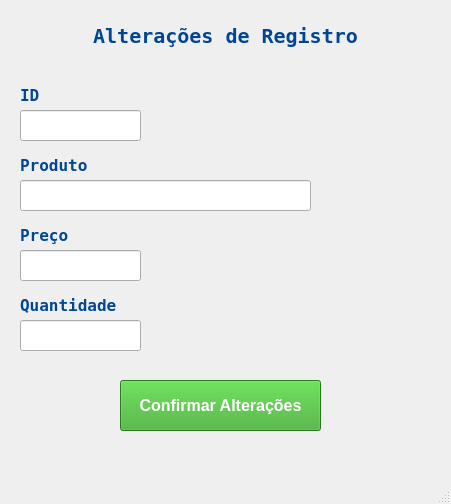
<?xml version="1.0" encoding="UTF-8"?>
<ui version="4.0">
 <class>telaAlteracaoCadastral</class>
 <widget class="QMainWindow" name="telaAlteracaoCadastral">
  <property name="geometry">
   <rect>
    <x>0</x>
    <y>0</y>
    <width>451</width>
    <height>504</height>
   </rect>
  </property>
  <property name="windowTitle">
   <string>MainWindow</string>
  </property>
  <widget class="QWidget" name="centralwidget">
   <widget class="QLabel" name="label_7">
    <property name="geometry">
     <rect>
      <x>70</x>
      <y>10</y>
      <width>311</width>
      <height>51</height>
     </rect>
    </property>
    <property name="font">
     <font>
      <family>DejaVu Sans Mono</family>
      <pointsize>15</pointsize>
      <weight>75</weight>
      <bold>true</bold>
     </font>
    </property>
    <property name="styleSheet">
     <string notr="true">color:rgb(0, 70, 150)</string>
    </property>
    <property name="text">
     <string>Alterações de Registro</string>
    </property>
    <property name="alignment">
     <set>Qt::AlignCenter</set>
    </property>
   </widget>
   <widget class="QLineEdit" name="txtAlteracaoCadastralProduto">
    <property name="geometry">
     <rect>
      <x>20</x>
      <y>180</y>
      <width>291</width>
      <height>31</height>
     </rect>
    </property>
    <property name="font">
     <font>
      <family>Ubuntu</family>
      <pointsize>10</pointsize>
     </font>
    </property>
    <property name="styleSheet">
     <string notr="true">color:rgb(30, 24, 208)</string>
    </property>
   </widget>
   <widget class="QLabel" name="label_4">
    <property name="geometry">
     <rect>
      <x>20</x>
      <y>220</y>
      <width>71</width>
      <height>31</height>
     </rect>
    </property>
    <property name="font">
     <font>
      <family>DejaVu Sans Mono</family>
      <pointsize>12</pointsize>
      <weight>75</weight>
      <bold>true</bold>
     </font>
    </property>
    <property name="styleSheet">
     <string notr="true">color:rgb(0, 70, 150)</string>
    </property>
    <property name="text">
     <string>Preço</string>
    </property>
   </widget>
   <widget class="QLabel" name="label_3">
    <property name="geometry">
     <rect>
      <x>20</x>
      <y>150</y>
      <width>71</width>
      <height>31</height>
     </rect>
    </property>
    <property name="font">
     <font>
      <family>DejaVu Sans Mono</family>
      <pointsize>12</pointsize>
      <weight>75</weight>
      <bold>true</bold>
     </font>
    </property>
    <property name="styleSheet">
     <string notr="true">color:rgb(0, 70, 150)</string>
    </property>
    <property name="text">
     <string>Produto</string>
    </property>
   </widget>
   <widget class="QLineEdit" name="txtAlteracaoCadastralQuantidade">
    <property name="geometry">
     <rect>
      <x>20</x>
      <y>320</y>
      <width>121</width>
      <height>31</height>
     </rect>
    </property>
    <property name="font">
     <font>
      <family>Ubuntu</family>
      <pointsize>10</pointsize>
     </font>
    </property>
    <property name="styleSheet">
     <string notr="true">color:rgb(30, 24, 208)</string>
    </property>
   </widget>
   <widget class="QLabel" name="label_5">
    <property name="geometry">
     <rect>
      <x>20</x>
      <y>290</y>
      <width>111</width>
      <height>31</height>
     </rect>
    </property>
    <property name="font">
     <font>
      <family>DejaVu Sans Mono</family>
      <pointsize>12</pointsize>
      <weight>75</weight>
      <bold>true</bold>
     </font>
    </property>
    <property name="styleSheet">
     <string notr="true">color:rgb(0, 70, 150)</string>
    </property>
    <property name="text">
     <string>Quantidade</string>
    </property>
   </widget>
   <widget class="QLineEdit" name="txtAlteracaoCadastralPreco">
    <property name="geometry">
     <rect>
      <x>20</x>
      <y>250</y>
      <width>121</width>
      <height>31</height>
     </rect>
    </property>
    <property name="font">
     <font>
      <family>Ubuntu</family>
      <pointsize>10</pointsize>
     </font>
    </property>
    <property name="styleSheet">
     <string notr="true">color:rgb(30, 24, 208)</string>
    </property>
   </widget>
   <widget class="QLineEdit" name="txtAlteracaCadastralId">
    <property name="geometry">
     <rect>
      <x>20</x>
      <y>110</y>
      <width>121</width>
      <height>31</height>
     </rect>
    </property>
    <property name="font">
     <font>
      <family>Ubuntu</family>
      <pointsize>10</pointsize>
     </font>
    </property>
    <property name="styleSheet">
     <string notr="true">color:rgb(30, 24, 208)</string>
    </property>
   </widget>
   <widget class="QLabel" name="label_6">
    <property name="geometry">
     <rect>
      <x>20</x>
      <y>80</y>
      <width>71</width>
      <height>31</height>
     </rect>
    </property>
    <property name="font">
     <font>
      <family>DejaVu Sans Mono</family>
      <pointsize>12</pointsize>
      <weight>75</weight>
      <bold>true</bold>
     </font>
    </property>
    <property name="styleSheet">
     <string notr="true">color:rgb(0, 70, 150)</string>
    </property>
    <property name="text">
     <string>ID</string>
    </property>
   </widget>
   <widget class="QPushButton" name="buttonConfirmarAlteracoes">
    <property name="geometry">
     <rect>
      <x>120</x>
      <y>380</y>
      <width>201</width>
      <height>51</height>
     </rect>
    </property>
    <property name="font">
     <font>
      <pointsize>12</pointsize>
      <weight>75</weight>
      <bold>true</bold>
     </font>
    </property>
    <property name="styleSheet">
     <string notr="true">background-color:rgb(57, 170, 40);
color:rgb(255, 255, 255)</string>
    </property>
    <property name="text">
     <string>Confirmar Alterações</string>
    </property>
   </widget>
  </widget>
  <widget class="QMenuBar" name="menubar">
   <property name="geometry">
    <rect>
     <x>0</x>
     <y>0</y>
     <width>451</width>
     <height>20</height>
    </rect>
   </property>
  </widget>
  <widget class="QStatusBar" name="statusbar"/>
 </widget>
 <resources/>
 <connections/>
</ui>
